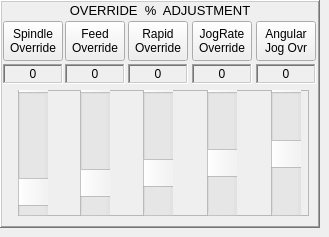
           <widget class="QWidget" name="f6s2_3_overrides">
            <widget class="QFrame" name="override_panel">
             <property name="geometry">
              <rect>
               <x>0</x>
               <y>0</y>
               <width>320</width>
               <height>228</height>
              </rect>
             </property>
             <property name="cursor">
              <cursorShape>PointingHandCursor</cursorShape>
             </property>
             <property name="frameShape">
              <enum>QFrame::WinPanel</enum>
             </property>
             <property name="frameShadow">
              <enum>QFrame::Raised</enum>
             </property>
             <widget class="QLabel" name="plab_override_panel_label">
              <property name="geometry">
               <rect>
                <x>0</x>
                <y>0</y>
                <width>320</width>
                <height>21</height>
               </rect>
              </property>
              <property name="font">
               <font>
                <pointsize>10</pointsize>
                <weight>50</weight>
                <bold>false</bold>
               </font>
              </property>
              <property name="frameShape">
               <enum>QFrame::NoFrame</enum>
              </property>
              <property name="frameShadow">
               <enum>QFrame::Plain</enum>
              </property>
              <property name="text">
               <string>OVERRIDE  %  ADJUSTMENT</string>
              </property>
              <property name="alignment">
               <set>Qt::AlignCenter</set>
              </property>
             </widget>
             <widget class="QLabel" name="lab_f6s2_3_override_spindle_0">
              <property name="geometry">
               <rect>
                <x>3</x>
                <y>64</y>
                <width>60</width>
                <height>20</height>
               </rect>
              </property>
              <property name="frameShape">
               <enum>QFrame::WinPanel</enum>
              </property>
              <property name="frameShadow">
               <enum>QFrame::Sunken</enum>
              </property>
              <property name="text">
               <string>0</string>
              </property>
              <property name="alignment">
               <set>Qt::AlignCenter</set>
              </property>
             </widget>
             <widget class="QLabel" name="lab_f6s2_3_override_feed">
              <property name="geometry">
               <rect>
                <x>65</x>
                <y>64</y>
                <width>60</width>
                <height>20</height>
               </rect>
              </property>
              <property name="frameShape">
               <enum>QFrame::WinPanel</enum>
              </property>
              <property name="frameShadow">
               <enum>QFrame::Sunken</enum>
              </property>
              <property name="text">
               <string>0</string>
              </property>
              <property name="alignment">
               <set>Qt::AlignCenter</set>
              </property>
             </widget>
             <widget class="QLabel" name="lab_f6s2_3_override_rapid">
              <property name="geometry">
               <rect>
                <x>128</x>
                <y>64</y>
                <width>60</width>
                <height>20</height>
               </rect>
              </property>
              <property name="frameShape">
               <enum>QFrame::WinPanel</enum>
              </property>
              <property name="frameShadow">
               <enum>QFrame::Sunken</enum>
              </property>
              <property name="text">
               <string>0</string>
              </property>
              <property name="alignment">
               <set>Qt::AlignCenter</set>
              </property>
             </widget>
             <widget class="QLabel" name="lab_f6s2_3_override_jog_linear">
              <property name="geometry">
               <rect>
                <x>192</x>
                <y>64</y>
                <width>60</width>
                <height>20</height>
               </rect>
              </property>
              <property name="frameShape">
               <enum>QFrame::WinPanel</enum>
              </property>
              <property name="frameShadow">
               <enum>QFrame::Sunken</enum>
              </property>
              <property name="text">
               <string>0</string>
              </property>
              <property name="alignment">
               <set>Qt::AlignCenter</set>
              </property>
             </widget>
             <widget class="QLabel" name="lab_f6s2_3_override_jog_angular">
              <property name="geometry">
               <rect>
                <x>256</x>
                <y>64</y>
                <width>60</width>
                <height>20</height>
               </rect>
              </property>
              <property name="frameShape">
               <enum>QFrame::WinPanel</enum>
              </property>
              <property name="frameShadow">
               <enum>QFrame::Sunken</enum>
              </property>
              <property name="text">
               <string>0</string>
              </property>
              <property name="alignment">
               <set>Qt::AlignCenter</set>
              </property>
             </widget>
             <widget class="QFrame" name="frame_3">
              <property name="geometry">
               <rect>
                <x>18</x>
                <y>90</y>
                <width>291</width>
                <height>126</height>
               </rect>
              </property>
              <property name="frameShape">
               <enum>QFrame::StyledPanel</enum>
              </property>
              <property name="frameShadow">
               <enum>QFrame::Raised</enum>
              </property>
              <widget class="QScrollBar" name="scrb_f6s2_3_override_jog_angular">
               <property name="geometry">
                <rect>
                 <x>253</x>
                 <y>-11</y>
                 <width>30</width>
                 <height>150</height>
                </rect>
               </property>
               <property name="cursor">
                <cursorShape>PointingHandCursor</cursorShape>
               </property>
               <property name="autoFillBackground">
                <bool>true</bool>
               </property>
               <property name="value">
                <number>50</number>
               </property>
               <property name="orientation">
                <enum>Qt::Vertical</enum>
               </property>
               <property name="invertedAppearance">
                <bool>true</bool>
               </property>
              </widget>
              <widget class="QScrollBar" name="scrb_f6s2_3_override_rapid">
               <property name="geometry">
                <rect>
                 <x>125</x>
                 <y>-11</y>
                 <width>30</width>
                 <height>150</height>
                </rect>
               </property>
               <property name="cursor">
                <cursorShape>PointingHandCursor</cursorShape>
               </property>
               <property name="value">
                <number>30</number>
               </property>
               <property name="orientation">
                <enum>Qt::Vertical</enum>
               </property>
               <property name="invertedAppearance">
                <bool>true</bool>
               </property>
              </widget>
              <widget class="QScrollBar" name="scrb_f6s2_3_override_feed">
               <property name="geometry">
                <rect>
                 <x>62</x>
                 <y>-11</y>
                 <width>30</width>
                 <height>150</height>
                </rect>
               </property>
               <property name="cursor">
                <cursorShape>PointingHandCursor</cursorShape>
               </property>
               <property name="value">
                <number>20</number>
               </property>
               <property name="orientation">
                <enum>Qt::Vertical</enum>
               </property>
               <property name="invertedAppearance">
                <bool>true</bool>
               </property>
              </widget>
              <widget class="QScrollBar" name="scrb_f6s2_3_override_spindle_0">
               <property name="geometry">
                <rect>
                 <x>0</x>
                 <y>-11</y>
                 <width>30</width>
                 <height>150</height>
                </rect>
               </property>
               <property name="cursor">
                <cursorShape>PointingHandCursor</cursorShape>
               </property>
               <property name="value">
                <number>10</number>
               </property>
               <property name="orientation">
                <enum>Qt::Vertical</enum>
               </property>
               <property name="invertedAppearance">
                <bool>true</bool>
               </property>
               <property name="invertedControls">
                <bool>false</bool>
               </property>
              </widget>
              <widget class="QScrollBar" name="scrb_f6s2_3_override_jog_linear">
               <property name="geometry">
                <rect>
                 <x>189</x>
                 <y>-11</y>
                 <width>30</width>
                 <height>150</height>
                </rect>
               </property>
               <property name="cursor">
                <cursorShape>PointingHandCursor</cursorShape>
               </property>
               <property name="value">
                <number>40</number>
               </property>
               <property name="orientation">
                <enum>Qt::Vertical</enum>
               </property>
               <property name="invertedAppearance">
                <bool>true</bool>
               </property>
              </widget>
             </widget>
             <widget class="PushButton" name="pb_f6s2_3_override_spindle_0">
              <property name="geometry">
               <rect>
                <x>3</x>
                <y>21</y>
                <width>60</width>
                <height>40</height>
               </rect>
              </property>
              <property name="text">
               <string>Spindle
Override</string>
              </property>
             </widget>
             <widget class="PushButton" name="pb_f6s2_3_override_feed">
              <property name="geometry">
               <rect>
                <x>65</x>
                <y>21</y>
                <width>60</width>
                <height>40</height>
               </rect>
              </property>
              <property name="text">
               <string>Feed
Override</string>
              </property>
             </widget>
             <widget class="PushButton" name="pb_f6s2_3_override_rapid">
              <property name="geometry">
               <rect>
                <x>128</x>
                <y>21</y>
                <width>60</width>
                <height>40</height>
               </rect>
              </property>
              <property name="text">
               <string>Rapid
Override</string>
              </property>
             </widget>
             <widget class="PushButton" name="pb_f6s2_3_override_jog_linear">
              <property name="geometry">
               <rect>
                <x>192</x>
                <y>21</y>
                <width>60</width>
                <height>40</height>
               </rect>
              </property>
              <property name="text">
               <string>JogRate
Override</string>
              </property>
             </widget>
             <widget class="PushButton" name="pb_f6s2_3_override_jog_angular">
              <property name="geometry">
               <rect>
                <x>256</x>
                <y>21</y>
                <width>60</width>
                <height>40</height>
               </rect>
              </property>
              <property name="text">
               <string>Angular
Jog Ovr</string>
              </property>
             </widget>
            </widget>
           </widget>
